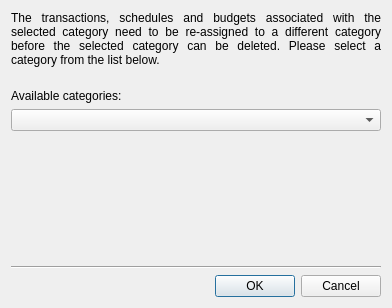
<?xml version="1.0" encoding="UTF-8"?>
<ui version="4.0">
 <class>KCategoryReassignDlgDecl</class>
 <widget class="QDialog" name="KCategoryReassignDlgDecl">
  <property name="geometry">
   <rect>
    <x>0</x>
    <y>0</y>
    <width>392</width>
    <height>308</height>
   </rect>
  </property>
  <property name="windowTitle">
   <string>Reassign categories</string>
  </property>
  <property name="sizeGripEnabled">
   <bool>false</bool>
  </property>
  <property name="modal">
   <bool>true</bool>
  </property>
  <layout class="QVBoxLayout">
   <item>
    <widget class="QLabel" name="textLabel1">
     <property name="minimumSize">
      <size>
       <width>300</width>
       <height>0</height>
      </size>
     </property>
     <property name="text">
      <string>The transactions, schedules and budgets associated with the selected category need to be re-assigned to a different category before the selected category can be deleted. Please select a category from the list below.</string>
     </property>
     <property name="alignment">
      <set>Qt::AlignJustify|Qt::AlignTop</set>
     </property>
     <property name="wordWrap">
      <bool>true</bool>
     </property>
    </widget>
   </item>
   <item>
    <spacer name="spacer8">
     <property name="orientation">
      <enum>Qt::Vertical</enum>
     </property>
     <property name="sizeType">
      <enum>QSizePolicy::Fixed</enum>
     </property>
     <property name="sizeHint" stdset="0">
      <size>
       <width>20</width>
       <height>16</height>
      </size>
     </property>
    </spacer>
   </item>
   <item>
    <widget class="QLabel" name="textLabel2">
     <property name="text">
      <string>Available categories:</string>
     </property>
     <property name="wordWrap">
      <bool>false</bool>
     </property>
    </widget>
   </item>
   <item>
    <widget class="KMyMoneyCategory" name="m_category"/>
   </item>
   <item>
    <spacer name="spacer9">
     <property name="orientation">
      <enum>Qt::Vertical</enum>
     </property>
     <property name="sizeType">
      <enum>QSizePolicy::Expanding</enum>
     </property>
     <property name="sizeHint" stdset="0">
      <size>
       <width>20</width>
       <height>16</height>
      </size>
     </property>
    </spacer>
   </item>
   <item>
    <widget class="Line" name="line1">
     <property name="frameShape">
      <enum>QFrame::HLine</enum>
     </property>
     <property name="frameShadow">
      <enum>QFrame::Sunken</enum>
     </property>
    </widget>
   </item>
   <item>
    <layout class="QHBoxLayout">
     <item>
      <spacer name="Horizontal Spacing2">
       <property name="orientation">
        <enum>Qt::Horizontal</enum>
       </property>
       <property name="sizeType">
        <enum>QSizePolicy::Expanding</enum>
       </property>
       <property name="sizeHint" stdset="0">
        <size>
         <width>305</width>
         <height>20</height>
        </size>
       </property>
      </spacer>
     </item>
     <item>
      <widget class="QPushButton" name="buttonOk">
       <property name="text">
        <string>OK</string>
       </property>
       <property name="autoDefault">
        <bool>true</bool>
       </property>
       <property name="default">
        <bool>true</bool>
       </property>
      </widget>
     </item>
     <item>
      <widget class="QPushButton" name="buttonCancel">
       <property name="text">
        <string>Cancel</string>
       </property>
       <property name="autoDefault">
        <bool>true</bool>
       </property>
      </widget>
     </item>
    </layout>
   </item>
  </layout>
 </widget>
 <layoutdefault spacing="6" margin="11"/>
 <customwidgets>
  <customwidget>
   <class>KComboBox</class>
   <extends>QComboBox</extends>
   <header>kcombobox.h</header>
  </customwidget>
  <customwidget>
   <class>KMyMoneyCategory</class>
   <extends>KComboBox</extends>
   <header>kmymoneycategory.h</header>
  </customwidget>
 </customwidgets>
 <resources/>
 <connections>
  <connection>
   <sender>buttonOk</sender>
   <signal>clicked()</signal>
   <receiver>KCategoryReassignDlgDecl</receiver>
   <slot>accept()</slot>
   <hints>
    <hint type="sourcelabel">
     <x>20</x>
     <y>20</y>
    </hint>
    <hint type="destinationlabel">
     <x>20</x>
     <y>20</y>
    </hint>
   </hints>
  </connection>
  <connection>
   <sender>buttonCancel</sender>
   <signal>clicked()</signal>
   <receiver>KCategoryReassignDlgDecl</receiver>
   <slot>reject()</slot>
   <hints>
    <hint type="sourcelabel">
     <x>20</x>
     <y>20</y>
    </hint>
    <hint type="destinationlabel">
     <x>20</x>
     <y>20</y>
    </hint>
   </hints>
  </connection>
 </connections>
</ui>
